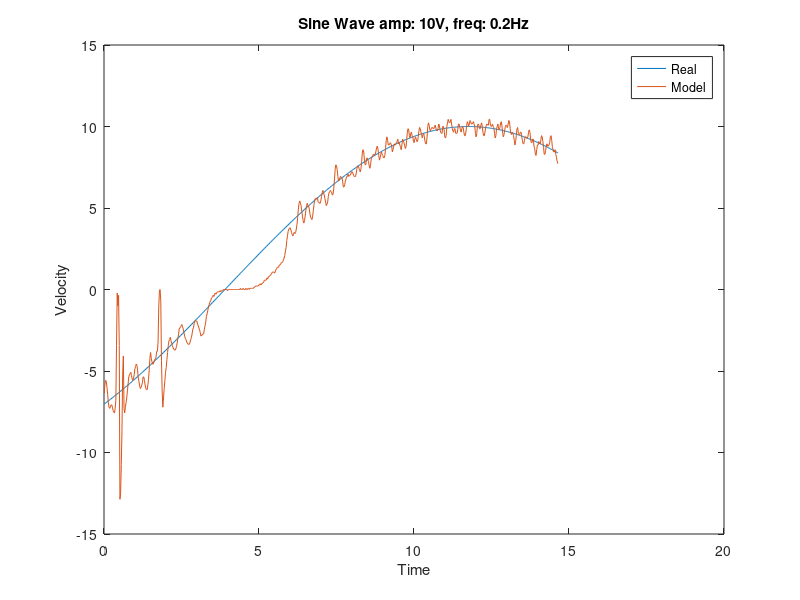
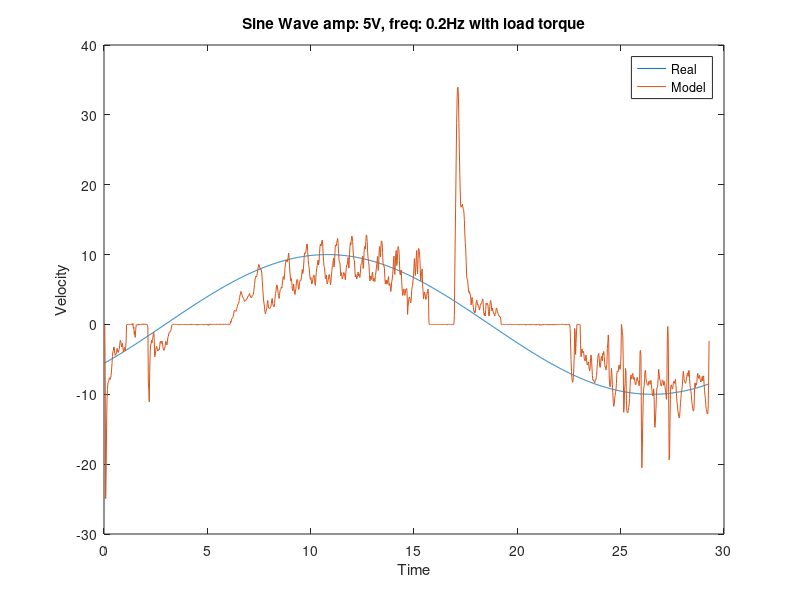
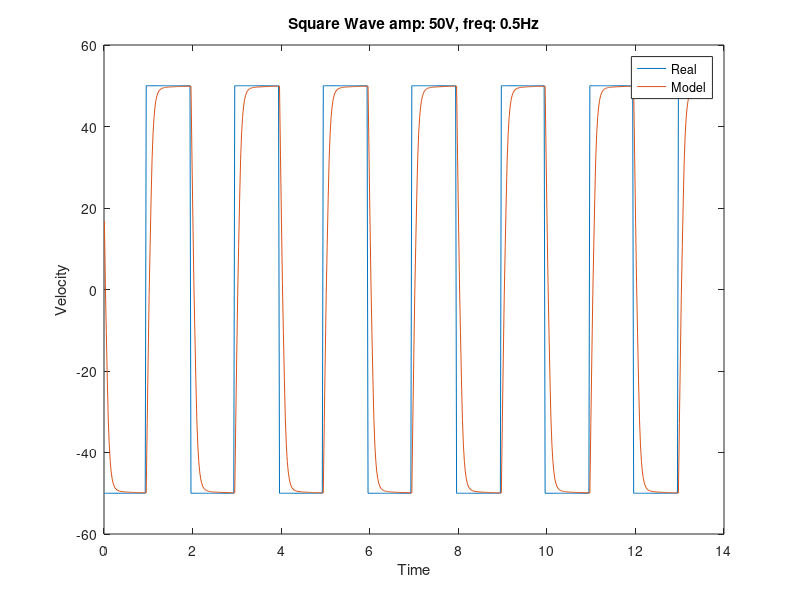
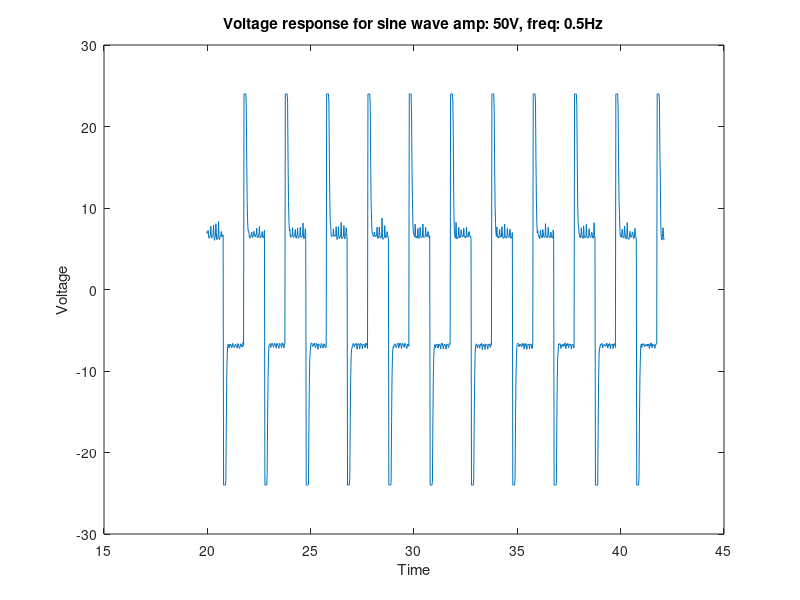

These figures' MATLAB source, in order:
close all, clear all, clc
%% 1

% Collect data
load('./Datafiles/VelocityController/sin_amp10_freq02.mat');
x = sin_amp10_freq02.X(:,1);
y1 = sin_amp10_freq02.Y(:,3);
y2 = sin_amp10_freq02.Y(:,2);

% Plotting
figure
plot(x.Data,y2.Data,x.Data,y1.Data)
legend('Real','Model')
title('Sine Wave amp: 10V, freq: 0.2Hz')
ylabel('Velocity')
xlabel('Time')

%%2
% Collect data
load('./Datafiles/VelocityController/sin_amp10_freq02_HOLD.mat');
x = sin_amp10_freq02_HOLD.X(:,1);
y1 = sin_amp10_freq02_HOLD.Y(:,3);
y2 = sin_amp10_freq02_HOLD.Y(:,2);

% Plotting
figure
plot(x.Data,y2.Data,x.Data,y1.Data)
legend('Real','Model')
title('Sine Wave amp: 5V, freq: 0.2Hz with load torque')
ylabel('Velocity')
xlabel('Time')
%% 3

% Collect data
load('./Datafiles/VelocityController/sq_amp50_freq05.mat');
x = sq_amp50_freq016.X(:,1);
y1 = sq_amp50_freq016.Y(:,1);
y2 = sq_amp50_freq016.Y(:,2);

% Plotting
figure
plot(x.Data,y2.Data,x.Data,y1.Data)
legend('Real','Model')
title('Square Wave amp: 50V, freq: 0.5Hz')
ylabel('Velocity')
xlabel('Time')

%%4
% Collect data
load('./Datafiles/VelocityController/volt_amp50_freq05.mat');
x = volt_amp50_freq05.X(:,1);
y1 = volt_amp50_freq05.Y(:,1);

% Plotting
figure
plot(x.Data,y1.Data)
title('Voltage response for sine wave amp: 50V, freq: 0.5Hz')
ylabel('Voltage')
xlabel('Time')
%% 5

% Collect data
load('./Datafiles/VelocityController/volt_sin_amp10_freq02.mat');
x = volt_sin_amp10_freq02.X(:,1);
y1 = volt_sin_amp10_freq02.Y(:,1);

% Plotting
figure
plot(x.Data,y1.Data)
legend('Voltage')
title('Voltage response for sine wave amp: 10V, freq: 0.2Hz')
ylabel('Voltage')
xlabel('Time')

%%6
% Collect data
load('./Datafiles/VelocityController/volt_sin_amp10_freq02_HOLD.mat');
x = volt_sin_amp10_freq02_HOLD.X(:,1);
y1 = volt_sin_amp10_freq02_HOLD.Y(:,1);

% Plotting
figure
plot(x.Data,y1.Data)
legend('Voltage')
title('Voltage response for sine wave amp: 10V, freq: 0.2Hz with load torque')
ylabel('Velocity')
xlabel('Time')